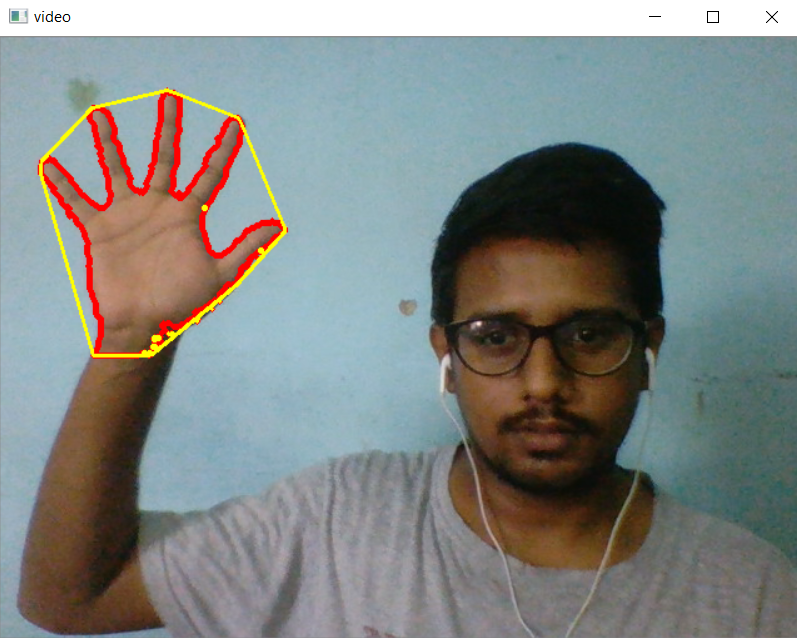
#> input picture pic1.png, 797 x 638 px, given in place of the camera
$ python main.py
#> lines starting #> are read from the running program, lines starting #| are printed output that depends on the picture; after the words box and inside, x2 and y2 are one past the last pixel; in counts of white or black regions, pixels touching at a corner belong together
### handrecognitation.py
import cv2
import numpy as np


def empty(a):
    pass


# [10 lines left out: function trackbars, not called in this run]


def hsv_frame(frame):
    return cv2.cvtColor(frame, cv2.COLOR_BGR2HSV)


def countersdraw(mask):
    counters, hierarchy = cv2.findContours(mask, cv2.RETR_TREE, cv2.CHAIN_APPROX_SIMPLE)
    # counters = max(counters, key=lambda x: cv2.contourArea(x))
    # print(counters, hierarchy)
    return counters


# [4 lines left out: function defects_points, not called in this run]


def hull_points(counters):
    hull_list = []
    for i in range(len(counters)):
        hull = cv2.convexHull(counters[i])
        hull_list.append(hull)
    return hull_list


#cam = cv2.VideoCapture(0)  # reading video
# trackbars() # track bars for color detection
def run(cam):
    while True:
        success, frame = cam.read()
#> frame is the input picture: shape (638, 797, 3); mean B, G, R 131.8, 134.2, 129.4
        frame = cv2.flip(frame, 1) # flip the video
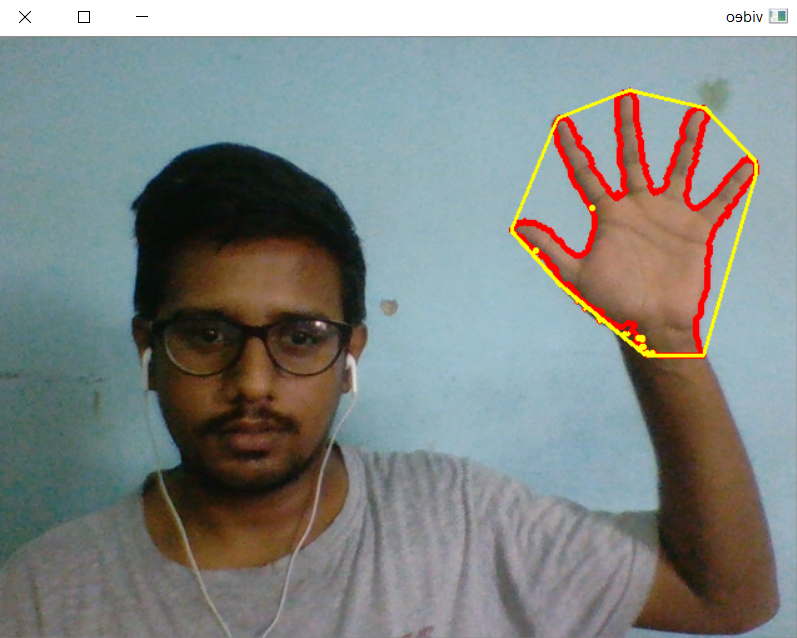
#> frame: shape (638, 797, 3); mean B, G, R 131.8, 134.2, 129.4
        subframe = frame[0:255, 0:255] # slicing the frame
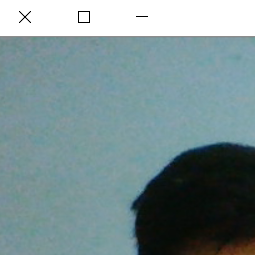
#> subframe: shape (255, 255, 3); mean B, G, R 146, 142.9, 121.7
        # cv2.rectangle(subframe, (0, 0), (250, 250), (0,255,0),2) # DRAW
        # subframe = cv2.blur(subframe, (3, 3))
        hsvframe = hsv_frame(subframe)
#> in hsv_frame, `return cv2.cvtColor(frame, cv2.COLOR_BGR2HSV)`: returned value: shape (255, 255, 3); mean H, S, V 74.8, 59.1, 147.3

        # values of track bar
        h_min = 0  # cv2.getTrackbarPos("Hue min", "TrackBars")
        h_max = 35  # cv2.getTrackbarPos("Hue max", "TrackBars")
        s_min = 1  # cv2.getTrackbarPos("sat min", "TrackBars")
        s_max = 196  # cv2.getTrackbarPos("sat max", "TrackBars")
        v_min = 75  # cv2.getTrackbarPos("val min", "TrackBars")
        v_max = 255  # cv2.getTrackbarPos("val max", "TrackBars")

        # print(h_min, h_max, s_min, s_max, v_min, v_max)

        lower = np.array([h_min, s_min, v_min])
        upper = np.array([h_max, s_max, v_max])

        mask = cv2.inRange(hsvframe, lower, upper)
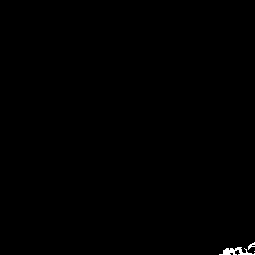
#> mask: shape (255, 255); 0.26% white; 3 white regions (1 under 20 px)
        imgresult = cv2.bitwise_and(subframe, subframe, mask=mask)

        counter = countersdraw(mask)
#> in countersdraw, `counters, hierarchy = cv2.findContours(mask, cv2.RETR_TREE, cv2.CHAIN_..`: counters = 3 contours, 2 with area under 20; largest, box (x1, y1, x2, y2) and area: (219, 247, 255, 255) 89
#> counter has the same summary as counters in countersdraw
        hull = hull_points(counter)
#> the loop in hull_points, `for i in range(len(counters)):` made 3 passes
#> hull on pass 1: [[254, 251]]
#> after the loop in hull_points, `for i in range(len(counters)):`: hull_list = 3 contours, 1 with area under 20; largest, box (x1, y1, x2, y2) and area: (219, 247, 255, 255) 177, (248, 242, 255, 250) 23
#> hull has the same summary as hull_list in hull_points

        # hull = cv2.convexHull(counter)
        # print(hull)
        cv2.drawContours(frame, counter, -1, (0, 0, 255), 3)
        cv2.drawContours(frame, hull, -1, (0, 255, 255), 2)
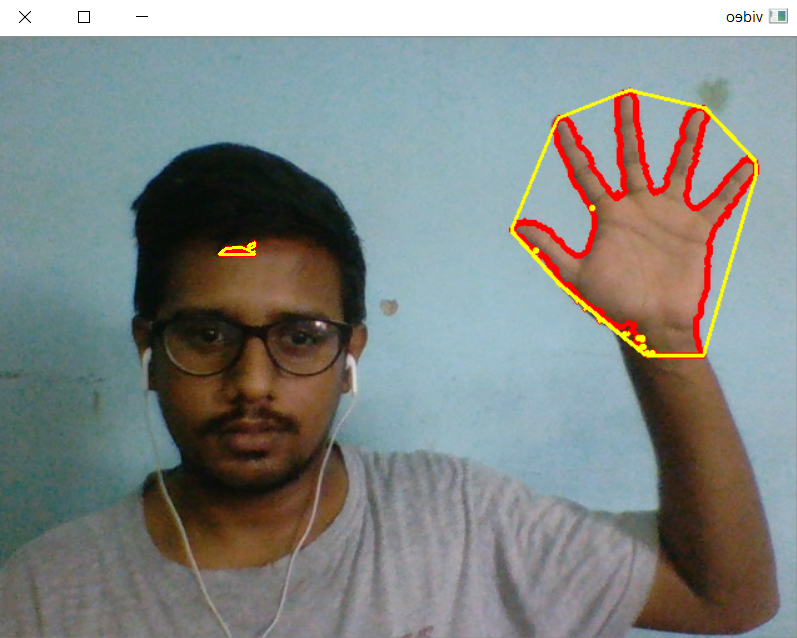
#> frame: shape (638, 797, 3); mean B, G, R 131.8, 134.3, 129.5

        """defects = defects_points(counter)
        for i in range(defects.shape[0]):
            s, e, f, d = defects[i, 0]
            start = tuple(counter[s][0])
            end = tuple(counter[e][0])
            far = tuple(counter[f][0])
            cv2.line(frame, start, end, [0, 255, 0], 2)
            cv2.circle(frame, far, 5, [0, 0, 255], -1)"""

        cv2.imshow("video", frame)
        # [4 lines of commented-out code are left out]
        key = cv2.waitKey(1)
#> (key Esc is pressed here)
        if key == 81 or key == 113:
            break

### main.py
import handrecognitation
import cv2

cam = cv2.VideoCapture(0)
handrecognitation.run(cam)
